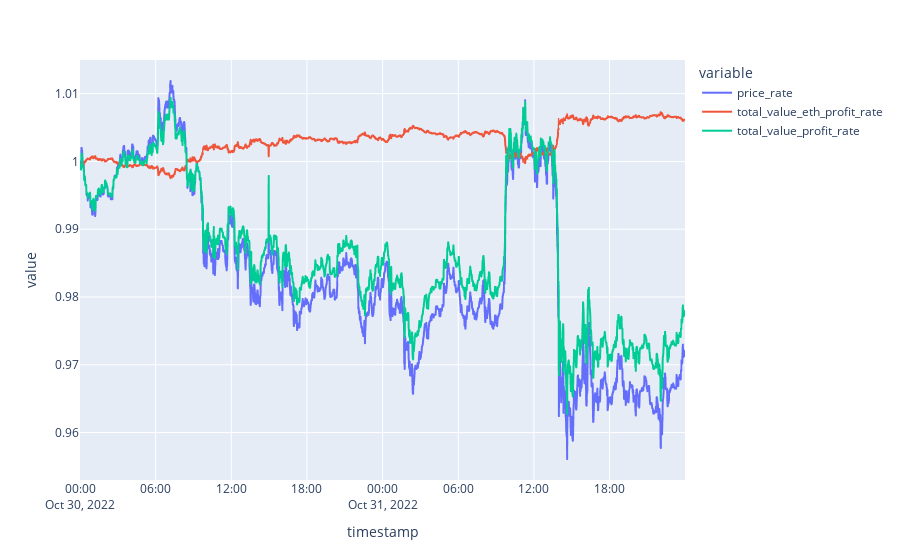

Write notebook code for a chart like this one.
### Code cell
pd.options.plotting.backend = "plotly"

NET_VALUE_BASE = 'ETH'
RUNNING_TIME = 1
SEND_NOTICE = False
str_date_start = '2022-4-1'
str_date_end = '2022-6-30'

DATE_START = datetime.strptime(str_date_start, "%Y-%m-%d").date()

DATE_END = datetime.strptime(str_date_end, "%Y-%m-%d").date()



a = 1.20
hedge_spread_split = 2.3
hedge_spread_rate = 0.95
alpha = 0.032

instance1=backtest_instance(a,hedge_spread_split,hedge_spread_rate,alpha)

df_merge = generate_dfmerge(instance1)

# fig = df_merge[['price_rate','total_value_eth_profit_rate','total_value_profit_rate']].plot().get_figure()

# fig.savefig('./fig/test.pdf')

plot = df_merge[['price_rate','total_value_eth_profit_rate','total_value_profit_rate']].plot()

plot.write_image(f"./fig/{NET_VALUE_BASE}_{DATE_START}_{DATE_END}_{a}_{hedge_spread_split}_{hedge_spread_rate}_{alpha}.png")

plot.show()

### Figure 1 — Plotly figure (JSON) as saved in the notebook; plotly's stock layout.template omitted (floating-point values rounded to 4 significant figures; data arrays with more than 128 entries replaced by an {"elided": "..."} marker saying what was removed)
{"data": [{"hovertemplate": "variable=price_rate<br>timestamp=%{x}<br>value=%{y}<extra></extra>", "legendgroup": "price_rate", "line": {"color": "#636efa", "dash": "solid"}, "marker": {"symbol": "circle"}, "mode": "lines", "name": "price_rate", "showlegend": true, "type": "scattergl", "x": {"elided": "2880 str values"}, "xaxis": "x", "y": {"elided": "2880 float values"}, "yaxis": "y"}, {"hovertemplate": "variable=total_value_eth_profit_rate<br>timestamp=%{x}<br>value=%{y}<extra></extra>", "legendgroup": "total_value_eth_profit_rate", "line": {"color": "#EF553B", "dash": "solid"}, "marker": {"symbol": "circle"}, "mode": "lines", "name": "total_value_eth_profit_rate", "showlegend": true, "type": "scattergl", "x": {"elided": "2880 str values"}, "xaxis": "x", "y": {"elided": "2880 float values"}, "yaxis": "y"}, {"hovertemplate": "variable=total_value_profit_rate<br>timestamp=%{x}<br>value=%{y}<extra></extra>", "legendgroup": "total_value_profit_rate", "line": {"color": "#00cc96", "dash": "solid"}, "marker": {"symbol": "circle"}, "mode": "lines", "name": "total_value_profit_rate", "showlegend": true, "type": "scattergl", "x": {"elided": "2880 str values"}, "xaxis": "x", "y": {"elided": "2880 float values"}, "yaxis": "y"}], "layout": {"legend": {"title": {"text": "variable"}, "tracegroupgap": 0}, "margin": {"t": 60}, "xaxis": {"anchor": "y", "domain": [0, 1], "title": {"text": "timestamp"}}, "yaxis": {"anchor": "x", "domain": [0, 1], "title": {"text": "value"}}}}
